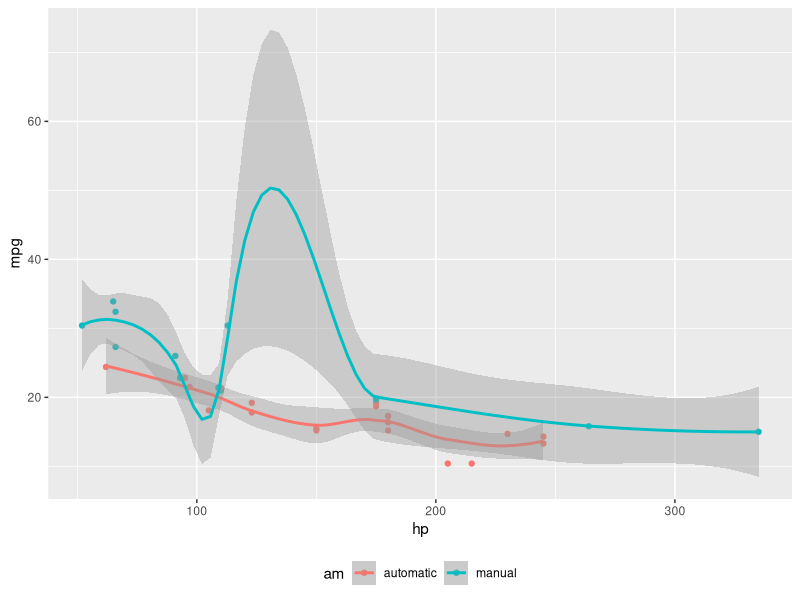
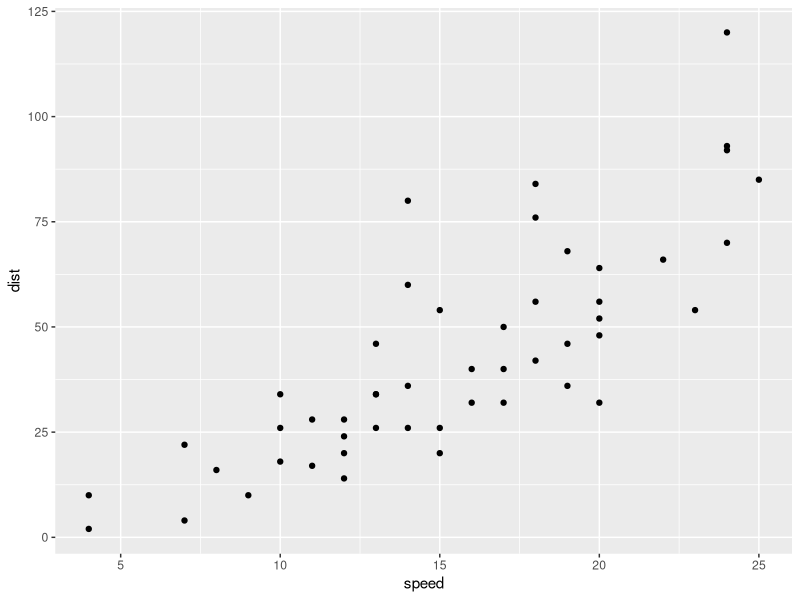
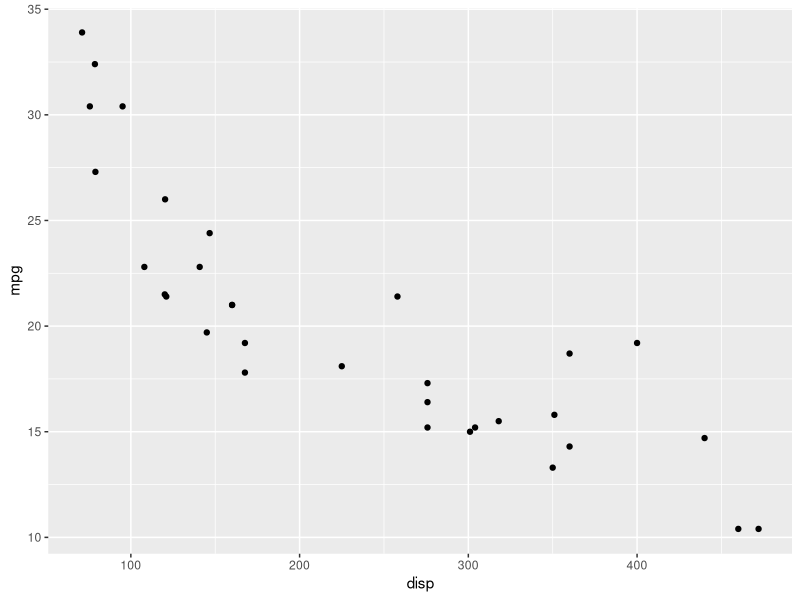
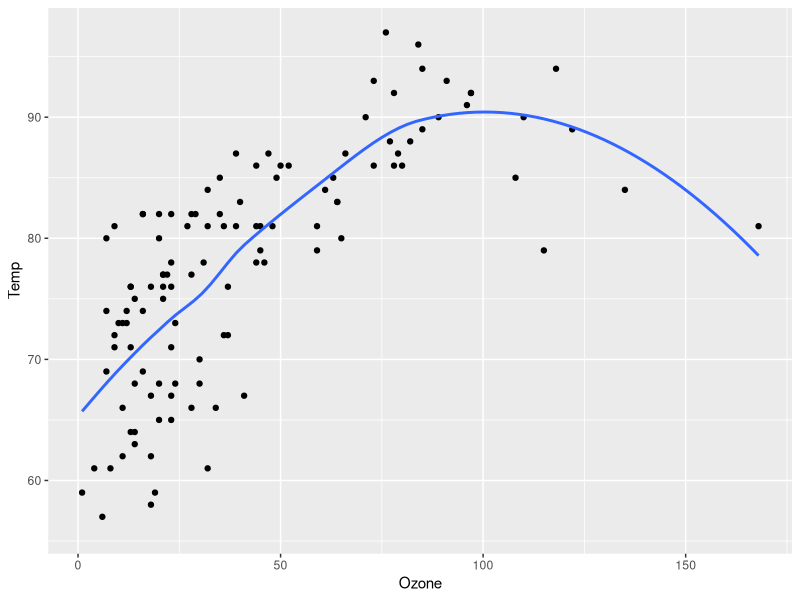

These charts were generated, in order, by the following R code:
## ---- chunk 1
#| include: false
1+1
## ---- chunk 2
#| label: fig-mtcars
#| fig-cap: "MPG vs horsepower, colored by transmission."
#| column: margin

library(ggplot2)
mtcars2 <- mtcars
mtcars2$am <- factor(
  mtcars$am, labels = c('automatic', 'manual')
)
ggplot(mtcars2, aes(hp, mpg, color = am)) +
  geom_point() +  geom_smooth(formula = y ~ x, method = "loess") +
  theme(legend.position = 'bottom')
## ---- chunk 3
#| column: margin
#| label: tbl-mtcars
#| tbl-cap: mtcars dataset
knitr::kable(
  mtcars[1:6, 1:3]
)
## ---- chunk 4
#| label: tbl-tables
#| tbl-cap: "Tables"
#| tbl-subcap:
#|   - "Cars"
#|   - "Pressure"
#| layout-ncol: 2
#| echo: fenced

library(knitr)
kable(head(cars))
kable(head(pressure))
## ---- chunk 5
#| warning: false
#| code-line-numbers: "|7"
#| output-location: fragment
#| fig-cap:
#|   - "Speed and Stopping Distances of Cars"
#|   - "Engine displacement and fuel efficiency in Cars"
#| layout: "[[40,-20,40]]"
#| fig-height: 4
#| fig-format: retina
cars |> 
  ggplot(aes(x = speed, y = dist)) +
  geom_point()
mtcars |> 
  ggplot(aes(x = disp, y = mpg)) +
  geom_point()
## ---- chunk 6
#| code-line-numbers: "|3"
#| fig-cap: !expr glue::glue("The mean temperature was {mean(airquality$Temp) |> round()}")
#| fig-alt: |
#|   "A scatterplot with temperature by ozone levels along with a trend line
#|   indicating the increase in temperature with increasing ozone levels."
ggplot(airquality, aes(Ozone, Temp)) + 
        geom_point() + 
        geom_smooth(method = "loess", se = FALSE)
